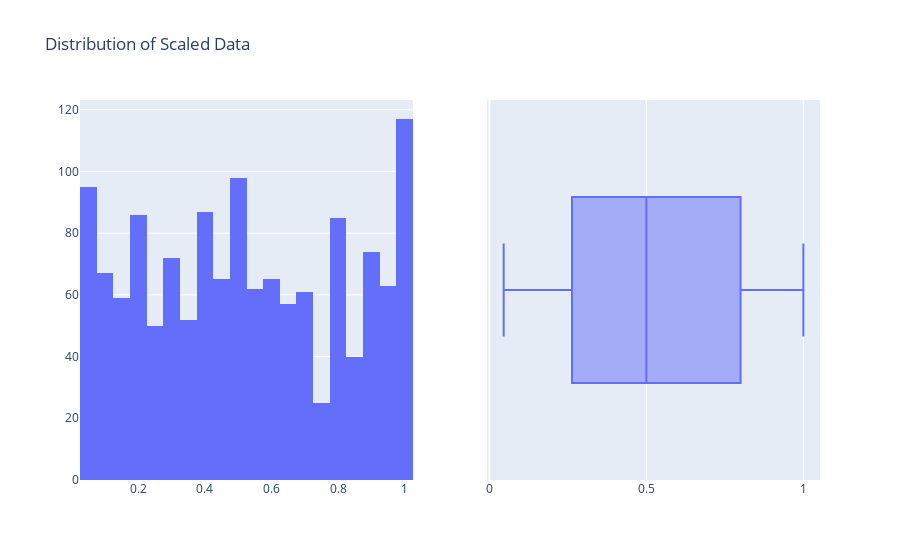

Source (notebook cell):
### Code cell
# Plot
fig_hist1 = px.histogram(fig_order_data, x='match_order_scaled', nbins=20, title='Histogram of Scaled Data')
fig_box1 = px.box(fig_order_data, x='match_order_scaled', title='Box Plot of Scaled Data')
fig_order1 = make_subplots(rows=1, cols=2)

fig_order1.add_trace(fig_hist1.data[0], row=1, col=1)
fig_order1.add_trace(fig_box1.data[0], row=1, col=2)
fig_order1.update_layout(title="Distribution of Scaled Data")

fig_order1.show()

### Figure 1 — Plotly figure (JSON) as saved in the notebook; plotly's stock layout.template omitted (floating-point values rounded to 4 significant figures; data arrays with more than 128 entries replaced by an {"elided": "..."} marker saying what was removed)
{"data": [{"alignmentgroup": "True", "bingroup": "x", "hovertemplate": "match_order_scaled=%{x}<br>count=%{y}<extra></extra>", "legendgroup": "", "marker": {"color": "#636efa", "pattern": {"shape": ""}}, "name": "", "nbinsx": 20, "offsetgroup": "", "orientation": "v", "showlegend": false, "type": "histogram", "x": {"elided": "1380 float values"}, "xaxis": "x", "yaxis": "y"}, {"alignmentgroup": "True", "hovertemplate": "match_order_scaled=%{x}<extra></extra>", "legendgroup": "", "marker": {"color": "#636efa"}, "name": "", "notched": false, "offsetgroup": "", "orientation": "h", "showlegend": false, "type": "box", "x": {"elided": "1380 float values"}, "x0": " ", "xaxis": "x2", "y0": " ", "yaxis": "y2"}], "layout": {"title": {"text": "Distribution of Scaled Data"}, "xaxis": {"anchor": "y", "domain": [0, 0.45]}, "xaxis2": {"anchor": "y2", "domain": [0.55, 1]}, "yaxis": {"anchor": "x", "domain": [0, 1]}, "yaxis2": {"anchor": "x2", "domain": [0, 1]}}}
